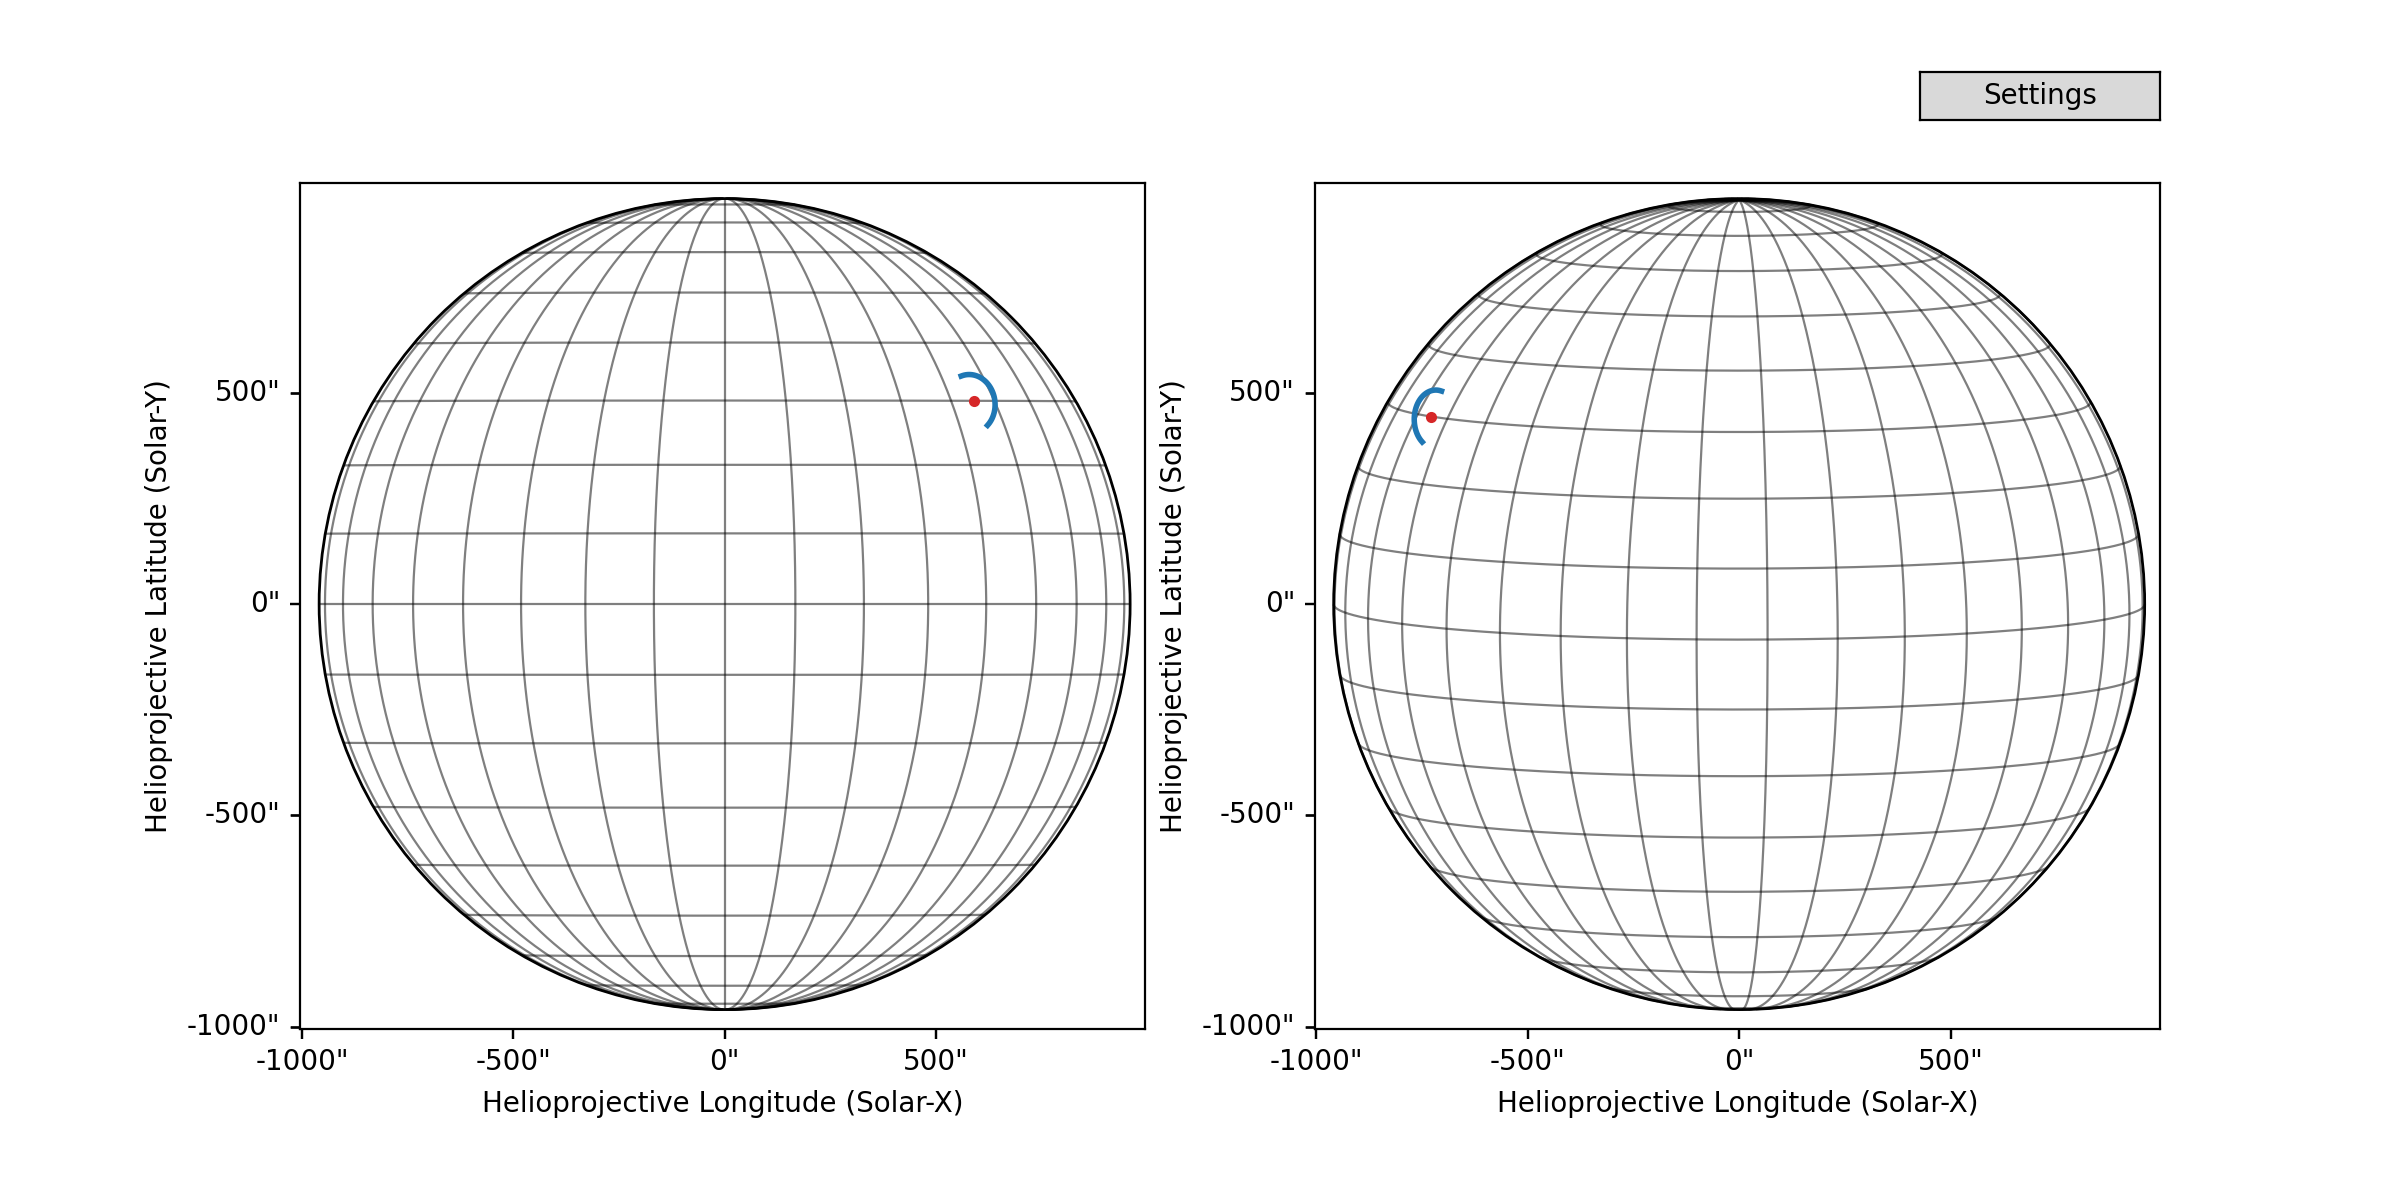

Source code (Python):
"""
Coronal Loop Builder Example
============================

This example demonstrates how to use the `CoronalLoopBuilder` to generate and visualize coronal loops
on solar images viewed from different observers. The `CoronalLoopBuilder` allows users to interactively adjust parameters
to customize the appearance of the coronal loops.

This example uses two dummy solar images. You can replace the dummy maps with any real solar images observed from different instruments. The number of instruments is not limited to one or two. For instance, if you provide a SDO/AIA map
and a SOLO/STIX map, the code will visualize the loop from both viewing perspectives. The dummy maps
here are just placeholders to demonstrate the functionality.

Steps:
1. Load solar images or create dummy ones with metadata.
2. Visualize the solar images.
3. Initialize the `CoronalLoopBuilder` with the solar images.
4. Interactively adjust the coronal loop parameters using sliders.

Let's get started!
"""


# Import necessary libraries
from sunpy import map as smap
from astropy.time import Time
from sunpy.util import MetaDict
import numpy as np
import astropy.constants as const
import astropy.units as u
import matplotlib.pyplot as plt
from coronalloopcore.builder import CoronalLoopBuilder

# Get the current time
time_now = Time.now()

# Create the first dummy solar map with metadata
data1 = np.ones((10, 10))
meta1 = MetaDict({
    'ctype1': 'HPLN-TAN', 'ctype2': 'HPLT-TAN',
    'cunit1': 'arcsec', 'cunit2': 'arcsec',
    'crpix1': (data1.shape[0] + 1) / 2., 'crpix2': (data1.shape[1] + 1) / 2.,
    'cdelt1': 1.0, 'cdelt2': 1.0, 'crval1': 0.0, 'crval2': 0.0,
    'hgln_obs': 0.0,  ## Stonyhurst heliographic longitude in degree
    'hglt_obs': 0.0,  ## Stonyhurst heliographic latitude in degree
    'dsun_obs': const.au.to(u.m).value, 'dsun_ref': const.au.to(u.m).value,
    'rsun_ref': const.R_sun.to(u.m).value,
    'rsun_obs': ((const.R_sun / const.au).decompose() * u.radian).to(u.arcsec).value,
    't_obs': time_now.iso, 'date-obs': time_now.iso,
})
dummy_map1 = smap.GenericMap(data1, meta1)

# Create the second dummy solar map with metadata
data2 = np.ones((10, 10))
meta2 = MetaDict({
    'ctype1': 'HPLN-TAN', 'ctype2': 'HPLT-TAN',
    'cunit1': 'arcsec', 'cunit2': 'arcsec',
    'crpix1': (data2.shape[0] + 1) / 2., 'crpix2': (data2.shape[1] + 1) / 2.,
    'cdelt1': 1.0, 'cdelt2': 1.0, 'crval1': 0.0, 'crval2': 0.0,
    'hgln_obs': 106.0,  ## Stonyhurst heliographic longitude in degree
    'hglt_obs': 5.0,  ## Stonyhurst heliographic latitude in degree
    'dsun_obs': const.au.to(u.m).value, 'dsun_ref': const.au.to(u.m).value,
    'rsun_ref': const.R_sun.to(u.m).value,
    'rsun_obs': 2 * ((const.R_sun / const.au).decompose() * u.radian).to(u.arcsec).value,
    't_obs': time_now.iso, 'date-obs': time_now.iso,
})
dummy_map2 = smap.GenericMap(data2, meta2)

# Define a list of dummy maps for visualization
dummy_maps = [dummy_map1, dummy_map2]
num_maps = len(dummy_maps)

# Visualize the dummy maps
fig = plt.figure(figsize=(6 * num_maps, 6))
axs = []
for midx, dummy_map in enumerate(dummy_maps):
    ax = fig.add_subplot(1, num_maps, midx + 1, projection=dummy_map)
    axs.append(ax)
    dummy_map.plot(alpha=0, extent=[-1000, 1000, -1000, 1000], title=False, axes=ax)
    dummy_map.draw_grid(axes=ax, grid_spacing=10 * u.deg, color='k')
    dummy_map.draw_limb(axes=ax, color='k')

# Initialize the CoronalLoopBuilder with the dummy maps
coronal_loop = CoronalLoopBuilder(fig, axs, dummy_maps, 100 * u.Mm, -20 * u.Mm, 30 * u.deg, 45 * u.deg,
                                  100 * u.deg, 10 * u.deg, 100)

# Add interactive toggle button and sliders to adjust coronal loop parameters
coronal_loop.init_toggle_button()
coronal_loop.toggle_sliders(1)

# Display the plot with the interactive features
plt.show()
